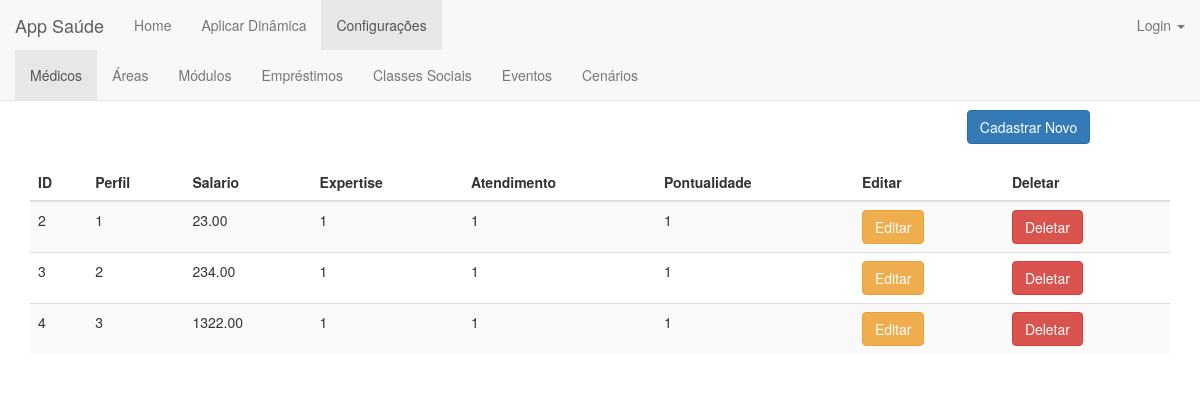
/medico/, run on the app's committed database.
### medico/models.py (models this page shows)
class Medico(models.Model):
    classificacao = ((1,'1'),(2,'2'),(3,'3'))
    id = models.AutoField(u'id', primary_key=True, unique=True)
    perfil = models.IntegerField(validators=[MinValueValidator(1)])
    salario = models.FloatField(validators=[MinValueValidator(0.0)])
    expertise = models.IntegerField(default=1, choices=classificacao)
    atendimento = models.IntegerField(default=1, choices=classificacao)
    pontualidade = models.IntegerField(default=1, choices=classificacao)

### medico/views.py (the view)
def medico_index(request):
    medicos = Medico.objects.order_by('perfil')
    return render(request, 'medico/medico_index.html', {'medicos':medicos})

### medico/templates/medico/medico_index.html (shortened to what this page needs)
{% extends 'home/base_configuracoes.html' %}
{% load staticfiles %}
{% block medico %}class="active"{% endblock %}
{% block body %}
    <div class="container">
        <center><h1>Médicos</h1></center>
        <div align="right" style="margin-right: 7%">
            <a href="{% url 'medico:medico_new' %}"><button type="submit" class="btn btn-primary">Cadastrar Novo</button></a>
        </div>
        <br>
        <table class="table table-striped">
        <thead>
            <tr>
                <th>ID</th>
                <th>Perfil</th>
                <th>Salario</th>
                <th>Expertise</th>
                <th>Atendimento</th>
                <th>Pontualidade</th>
                <th>Editar</th>
                <th>Deletar</th>
            </tr>
        </thead>
        <tbody>
            {% for medico in medicos %}
                <tr>
                    <td>{{medico.id}}</td>
                    <td>{{medico.perfil}}</td>
                    <td>{{medico.salario | floatformat:2}}</td>
                    <td>{{medico.expertise}}</td>
                    <td>{{medico.atendimento}}</td>
                    <td>{{medico.pontualidade}}</td>
                    <td><a href="{% url 'medico:medico_edit' medico.id %}"><button type="button" class="btn btn-warning">Editar</button></a></td>
                    <td><a href="{% url 'medico:medico_delete' medico.id %}"><button type="button" class="btn btn-danger">Deletar</button></a></td>
                </tr>
            {% endfor %}
        </tbody>
        </table>
    </div>
{% endblock body %}

### data on the page
Medico: id "2", perfil "1", salario "23.00", expertise "1", atendimento "1", pontualidade "1"
Medico: id "3", perfil "2", salario "234.00", expertise "1", atendimento "1", pontualidade "1"
Medico: id "4", perfil "3", salario "1322.00", expertise "1", atendimento "1", pontualidade "1"
